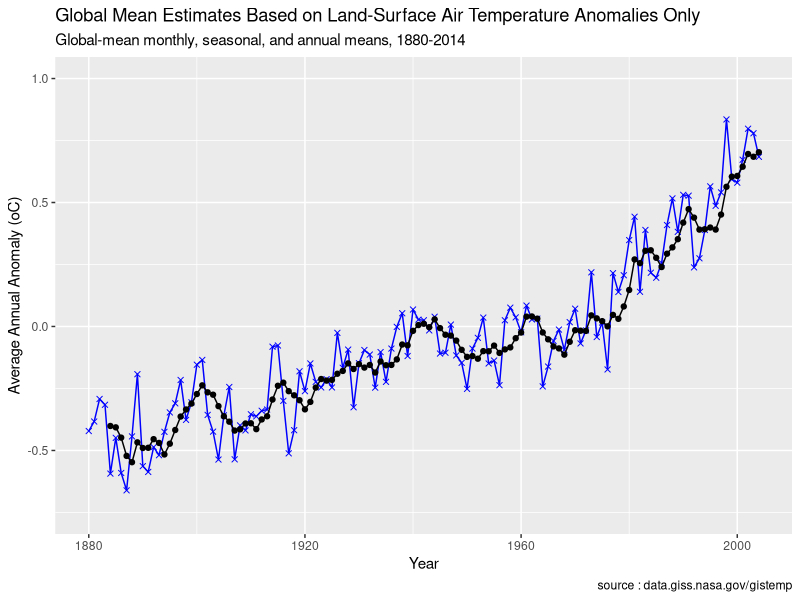

Here is the R script that generated this plot:
#SMA from Time series Douglas Page23
library(readr)
library(magrittr)
library(dplyr)
library(ggplot2)
library(TTR)
NasaGiss <- read_csv("NasaGiss.csv")
#blue
NasaGiss <- NasaGiss %>% mutate(Avg = (Jan+Feb+Mar+Apr+May+Jun+Jul+Aug+Sep+Oct+Nov+Dec)/12.0) %>% select(Year,Avg)
#black
NasaGiss$SMA <- SMA(NasaGiss$Avg,5) #TTR lib
ggplot(NasaGiss,aes(Year))+geom_line(aes(y=NasaGiss$Avg),color="blue")+geom_point(aes(y=NasaGiss$Avg),color="blue",shape=4)+ylim(-0.75,1)+geom_line(aes(y=NasaGiss$SMA),color="black")+geom_point(aes(y=NasaGiss$SMA),color="black")+labs(y="Average Annual Anomaly (oC)",title="Global Mean Estimates Based on Land-Surface Air Temperature Anomalies Only",subtitle="Global-mean monthly, seasonal, and annual means, 1880-2014",caption="source : data.giss.nasa.gov/gistemp")
